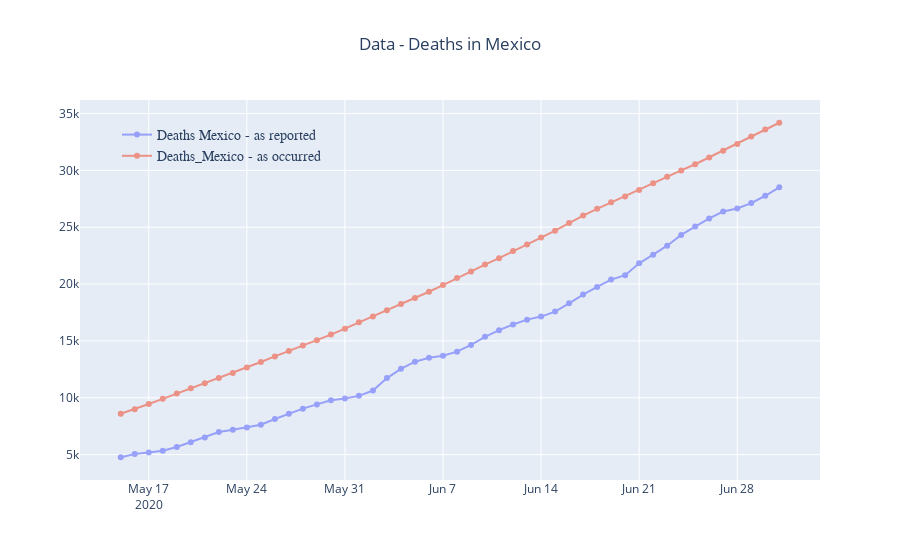

The notebook cell saved with this chart:
### Code cell
fig = go.Figure()

fig.add_trace(go.Scatter(
    x=mx1['date'],
    y=mx1['Deaths_Mexico'],
    name='Deaths Mexico - as reported',
    mode='lines+markers',line_width=2,marker_size=6,opacity=0.6))

fig.add_trace(go.Scatter(
    x=mx2['date'],
    y=mx2['Deaths_Mexico'],
    name='Deaths_Mexico - as occurred',
    mode='lines+markers',line_width=2,marker_size=6,opacity=0.6))

fig.update_layout(
    title="Data - Deaths in Mexico",
    title_x=0.5,showlegend=True,yaxis = {'type': 'linear'},
    legend=dict(
            x=0.05,y=0.95,
            traceorder="normal",font=dict(family="sans-serif",size=14),bgcolor='rgba(0,0,0,0)'),)

fig.show()
